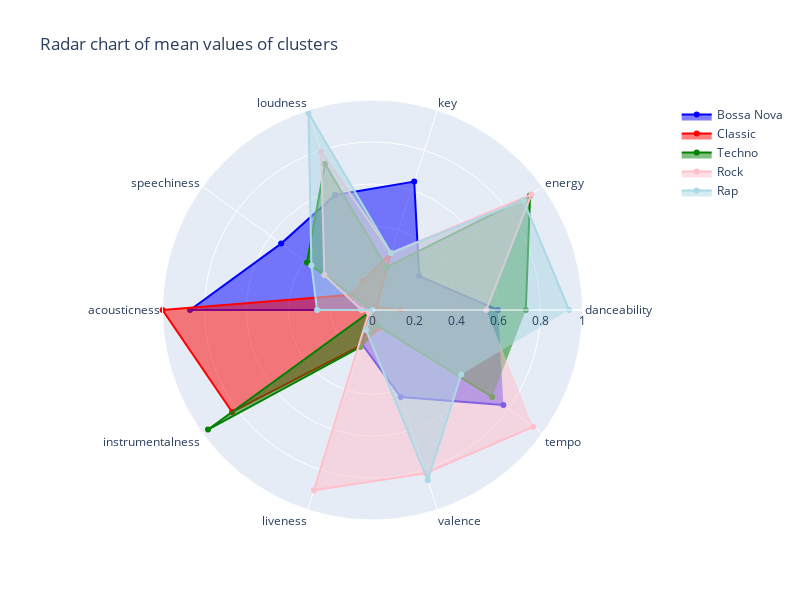

The cell this chart's notebook holds for it:
### Markdown cell above
# 6. Radar Chart

### Code cell
import plotly.graph_objects as go

# state the label for each arm of the chart
categories = ['danceability', 'energy', 'key', 'loudness', 'speechiness',
       'acousticness', 'instrumentalness', 'liveness', 'valence', 'tempo']

# plot the initialised plot
fig = go.Figure()

# add a layer over the top of the initialised plot - this one is for cluster 0
fig.add_trace(go.Scatterpolar(
      r=[scaled_features_df_10.loc[scaled_features_df_10["cluster"] == 0, 'danceability'].mean(),
        scaled_features_df_10.loc[scaled_features_df_10["cluster"] == 0, 'energy'].mean(),
        scaled_features_df_10.loc[scaled_features_df_10["cluster"] == 0, 'key'].mean(),
        scaled_features_df_10.loc[scaled_features_df_10["cluster"] == 0, 'loudness'].mean(),
        scaled_features_df_10.loc[scaled_features_df_10["cluster"] == 0, 'speechiness'].mean(),
        scaled_features_df_10.loc[scaled_features_df_10["cluster"] == 0, 'acousticness'].mean(),
        scaled_features_df_10.loc[scaled_features_df_10["cluster"] == 0, 'instrumentalness'].mean(),
        scaled_features_df_10.loc[scaled_features_df_10["cluster"] == 0, 'liveness'].mean(),
        scaled_features_df_10.loc[scaled_features_df_10["cluster"] == 0, 'valence'].mean(),
        scaled_features_df_10.loc[scaled_features_df_10["cluster"] == 0, 'tempo'].mean()],
      theta=categories,
      fill='toself',
      name='Bossa Nova',
      marker=dict(color="blue")
))

# add a layer over the top of the initialised plot - this one is for cluster 1
fig.add_trace(go.Scatterpolar(
      r=[scaled_features_df_10.loc[scaled_features_df_10["cluster"] == 1, 'danceability'].mean(),
        scaled_features_df_10.loc[scaled_features_df_10["cluster"] == 1, 'energy'].mean(),
        scaled_features_df_10.loc[scaled_features_df_10["cluster"] == 1, 'key'].mean(),
        scaled_features_df_10.loc[scaled_features_df_10["cluster"] == 1, 'loudness'].mean(),
        scaled_features_df_10.loc[scaled_features_df_10["cluster"] == 1, 'speechiness'].mean(),
        scaled_features_df_10.loc[scaled_features_df_10["cluster"] == 1, 'acousticness'].mean(),
        scaled_features_df_10.loc[scaled_features_df_10["cluster"] == 1, 'instrumentalness'].mean(),
        scaled_features_df_10.loc[scaled_features_df_10["cluster"] == 1, 'liveness'].mean(),
        scaled_features_df_10.loc[scaled_features_df_10["cluster"] == 1, 'valence'].mean(),
        scaled_features_df_10.loc[scaled_features_df_10["cluster"] == 1, 'tempo'].mean()],
      theta=categories,
      fill='toself',
      name='Classic',
      marker=dict(color="red")
))

# add a layer over the top of the initialised plot - this one is for cluster 2
fig.add_trace(go.Scatterpolar(
      r=[scaled_features_df_10.loc[scaled_features_df_10["cluster"] == 2, 'danceability'].mean(),
        scaled_features_df_10.loc[scaled_features_df_10["cluster"] == 2, 'energy'].mean(),
        scaled_features_df_10.loc[scaled_features_df_10["cluster"] == 2, 'key'].mean(),
        scaled_features_df_10.loc[scaled_features_df_10["cluster"] == 2, 'loudness'].mean(),
        scaled_features_df_10.loc[scaled_features_df_10["cluster"] == 2, 'speechiness'].mean(),
        scaled_features_df_10.loc[scaled_features_df_10["cluster"] == 2, 'acousticness'].mean(),
        scaled_features_df_10.loc[scaled_features_df_10["cluster"] == 2, 'instrumentalness'].mean(),
        scaled_features_df_10.loc[scaled_features_df_10["cluster"] == 2, 'liveness'].mean(),
        scaled_features_df_10.loc[scaled_features_df_10["cluster"] == 2, 'valence'].mean(),
        scaled_features_df_10.loc[scaled_features_df_10["cluster"] == 2, 'tempo'].mean()],
      theta=categories,
      fill='toself',
      name='Techno',
      marker=dict(color="green")
))

# # add a layer over the top of the initialised plot - this one is for cluster 3
fig.add_trace(go.Scatterpolar(
      r=[scaled_features_df_10.loc[scaled_features_df_10["cluster"] == 3, 'danceability'].mean(),
        scaled_features_df_10.loc[scaled_features_df_10["cluster"] == 3, 'energy'].mean(),
        scaled_features_df_10.loc[scaled_features_df_10["cluster"] == 3, 'key'].mean(),
        scaled_features_df_10.loc[scaled_features_df_10["cluster"] == 3, 'loudness'].mean(),
        scaled_features_df_10.loc[scaled_features_df_10["cluster"] == 3, 'speechiness'].mean(),
        scaled_features_df_10.loc[scaled_features_df_10["cluster"] == 3, 'acousticness'].mean(),
        scaled_features_df_10.loc[scaled_features_df_10["cluster"] == 3, 'instrumentalness'].mean(),
        scaled_features_df_10.loc[scaled_features_df_10["cluster"] == 3, 'liveness'].mean(),
        scaled_features_df_10.loc[scaled_features_df_10["cluster"] == 3, 'valence'].mean(),
        scaled_features_df_10.loc[scaled_features_df_10["cluster"] == 3, 'tempo'].mean()],
      theta=categories,
      fill='toself',
      name='Rock',
      marker=dict(color="pink")
))

# add a layer over the top of the initialised plot - this one is for cluster 4
fig.add_trace(go.Scatterpolar(
      r=[scaled_features_df_10.loc[scaled_features_df_10["cluster"] == 4, 'danceability'].mean(),
        scaled_features_df_10.loc[scaled_features_df_10["cluster"] == 4, 'energy'].mean(),
        scaled_features_df_10.loc[scaled_features_df_10["cluster"] == 4, 'key'].mean(),
        scaled_features_df_10.loc[scaled_features_df_10["cluster"] == 4, 'loudness'].mean(),
        scaled_features_df_10.loc[scaled_features_df_10["cluster"] == 4, 'speechiness'].mean(),
        scaled_features_df_10.loc[scaled_features_df_10["cluster"] == 4, 'acousticness'].mean(),
        scaled_features_df_10.loc[scaled_features_df_10["cluster"] == 4, 'instrumentalness'].mean(),
        scaled_features_df_10.loc[scaled_features_df_10["cluster"] == 4, 'liveness'].mean(),
        scaled_features_df_10.loc[scaled_features_df_10["cluster"] == 4, 'valence'].mean(),
        scaled_features_df_10.loc[scaled_features_df_10["cluster"] == 4, 'tempo'].mean()],
      theta=categories,
      fill='toself',
      name='Rap',
      marker=dict(color="lightblue")
))

# Add extras to the plot such as title
# You'll always need `polar=dict(radialaxis=dict(visible=True,range=[0, 1])),` when creating a radar plot
fig.update_layout(
  title_text = 'Radar chart of mean values of clusters',
  height = 600,
  width = 800,
  polar=dict(
    radialaxis=dict(
      visible=True,
      range=[0, 1] # change this depending on your scaler - this was because of Min Max scaler
    )),
  showlegend=True
)

# Show the initialised plot and the layers
fig.show()

# 0 - Bossa Nova
# 1 - Classic
# 2 - Techno
# 3 - Rock
# 4 - Rap

### Figure 1 — Plotly figure (JSON) as saved in the notebook; plotly's stock layout.template omitted (floating-point values rounded to 4 significant figures)
{"data": [{"fill": "toself", "marker": {"color": "blue"}, "name": "Bossa Nova", "r": [0.598, 0.275, 0.6429, 0.5762, 0.538, 0.8688, 0.0009091, 0.1686, 0.4358, 0.7703], "theta": ["danceability", "energy", "key", "loudness", "speechiness", "acousticness", "instrumentalness", "liveness", "valence", "tempo"], "type": "scatterpolar"}, {"fill": "toself", "marker": {"color": "red"}, "name": "Classic", "r": [0.1327, 0.02187, 0.2857, 0.1462, 0.1231, 0.9995, 0.8264, 0.177, 0.0932, 0.0002418], "theta": ["danceability", "energy", "key", "loudness", "speechiness", "acousticness", "instrumentalness", "liveness", "valence", "tempo"], "type": "scatterpolar"}, {"fill": "toself", "marker": {"color": "green"}, "name": "Techno", "r": [0.7301, 0.9274, 0.2143, 0.7325, 0.3856, 0.001186, 0.9682, 0.1855, 0.07932, 0.7048], "theta": ["danceability", "energy", "key", "loudness", "speechiness", "acousticness", "instrumentalness", "liveness", "valence", "tempo"], "type": "scatterpolar"}, {"fill": "toself", "marker": {"color": "pink"}, "name": "Rock", "r": [0.5418, 0.9352, 0.2857, 0.7921, 0.2832, 0.05291, 0.02143, 0.9024, 0.8169, 0.9459], "theta": ["danceability", "energy", "key", "loudness", "speechiness", "acousticness", "instrumentalness", "liveness", "valence", "tempo"], "type": "scatterpolar"}, {"fill": "toself", "marker": {"color": "lightblue"}, "name": "Rap", "r": [0.9359, 0.8882, 0.2857, 0.9857, 0.3596, 0.2639, 1.123e-06, 0.09983, 0.8519, 0.5223], "theta": ["danceability", "energy", "key", "loudness", "speechiness", "acousticness", "instrumentalness", "liveness", "valence", "tempo"], "type": "scatterpolar"}], "layout": {"height": 600, "polar": {"angularaxis": {"type": "category"}, "radialaxis": {"autorange": false, "range": [0, 1], "type": "linear", "visible": true}}, "showlegend": true, "title": {"text": "Radar chart of mean values of clusters"}, "width": 800}}
